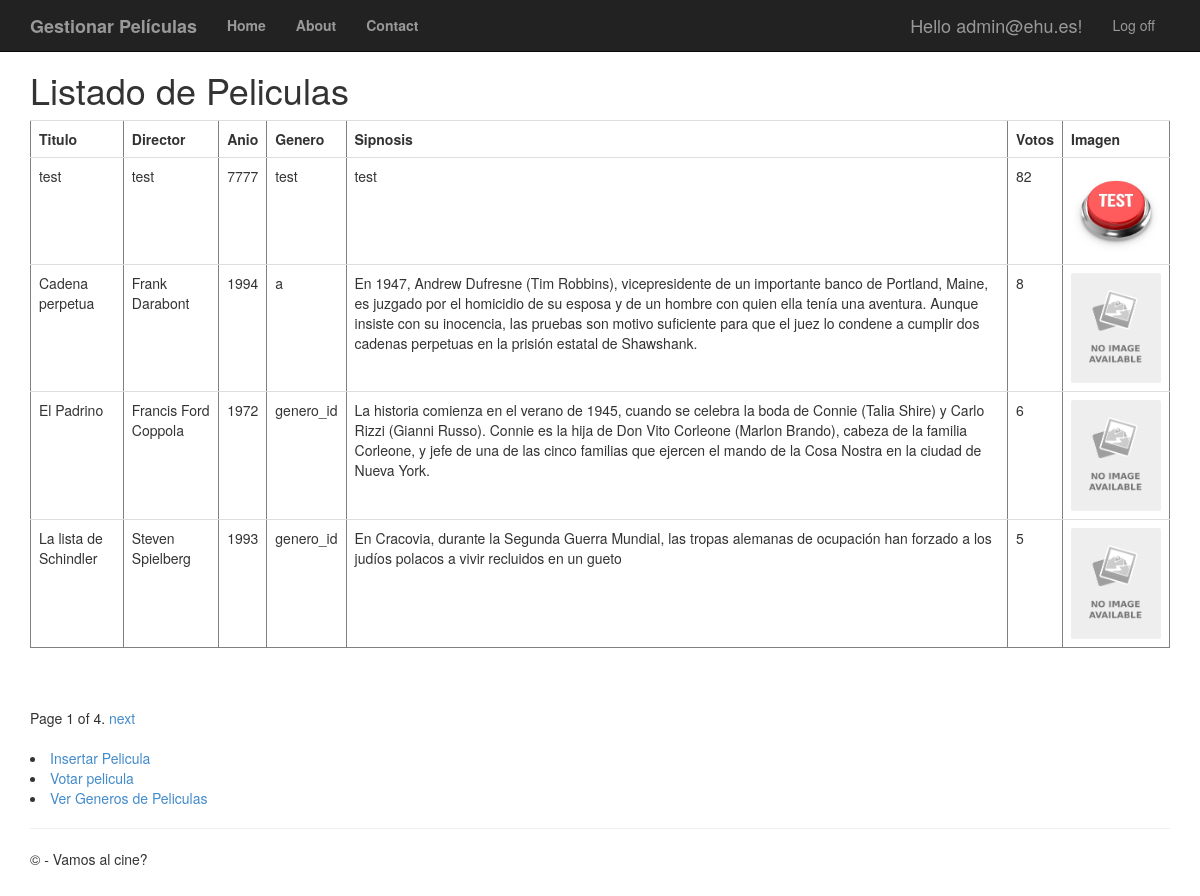
The page /peliculas/ (signed in) on the database its author committed.
### app/models.py (models this page shows, shortened)
class Pelicula(models.Model):
	titulo = models.CharField(max_length=100)
	direccion = models.CharField(max_length=60)
	anio = models.IntegerField(validators=[MaxValueValidator(99999999999)])
	genero = models.CharField(max_length=60)
	sinopsis = models.CharField(max_length=700)
	votos = models.IntegerField(validators=[MaxValueValidator(99999999999)])
	imagen = models.ImageField(upload_to = "images/", blank=True, null=True)

### app/views.py (the view)
# urls.py: path('peliculas/', views.peliculas, name='peliculas'),
def peliculas(request):
	if not request.user.is_authenticated:
		return HttpResponseRedirect('/login')
	else:
		film_lista = Pelicula.objects.all().order_by('-votos')
		paginator = Paginator(film_lista, 4) #Se indica que se mostraran 4 peliculas por pagina
		page = request.GET.get('page')
		try:
			pelis = paginator.page(page)
		except PageNotAnInteger:
			pelis = paginator.page(1)
		except EmptyPage:
			pelis = paginator.page(paginator.num_pages)
		return render(request, 'app/peliculas.html', {'pelis': pelis})

### app/templates/app/peliculas.html (shortened to what this page needs)
{% extends "app/layout.html"%}
{% block content %}
<h1>Listado de Peliculas</h1>
<table border='1' class="table">
	<tr><td><b>Titulo</b></td><td><b>Director</b></td><td><b>Anio</b></td><td><b>Genero</b></td><td><b>Sipnosis</b></td><td><b>Votos</b></td><td><b>Imagen</b></td></tr>
	{% for filma in pelis %}
	<tr>
		<td>{{ filma.titulo }}</td>
		<td>{{ filma.direccion }}</td>
		<td>{{ filma.anio }}</td>
		<td>{{ filma.genero }}</td>
		<td>{{ filma.sinopsis }}</td>
		<td>{{ filma.votos }}</td>
		<td><img src="{{ filma.imagen.url }}" width="90"/></td>
	</tr>
	{% endfor %}
</table>
<br />
{% if pelis.has_other_pages %}
<div class="pagination">
	<span class="step-links">
		<span class="current">
			Page {{ pelis.number }} of {{ pelis.paginator.num_pages }}.
		</span>
		{% if pelis.has_next %}
		<a href="?page={{ pelis.next_page_number }}">next</a>
		{% endif %}
	</span>
</div>
<br />
{% endif %}
{% if request.user.is_superuser %}
<li><a href="{% url 'new_pelicula' %}">Insertar Pelicula</a></li>
{% endif %}
<li><a href="{% url 'voto' %}">Votar pelicula</a></li>
<li><a href="{% url 'generos' %}">Ver Generos de Peliculas</a></li>
{% endblock %}

### app/templates/app/loginpartial.html (shortened to what this page needs)
{% if user.is_authenticated %}
<form id="logoutForm" action="/logout/" method="post" class="navbar-right">
    <ul class="nav navbar-nav navbar-right">
        <li><span class="navbar-brand">Hello {{ user.username }}!</span></li>
        <li><a href="javascript:document.getElementById('logoutForm').submit()">Log off</a></li>
    </ul>
</form>
{% else %}
<ul class="nav navbar-nav navbar-right">
    <li><a href="{% url 'registro' %}">Registro</a></li>
    <li><a href="{% url 'login' %}">Login</a></li>
</ul>
{% endif %}

### app/static/app/content/site.css (style rules this page uses)
body { padding-top: 50px; padding-bottom: 20px; }

### rows shown on the page
Pelicula: titulo "test", direccion "test", anio "7777", genero "test", sinopsis "test", votos "82", imagen (picture)
Pelicula: titulo "Cadena perpetua", direccion "Frank Darabont", anio "1994", genero "a", sinopsis "En 1947, Andrew Dufresne (Tim Robbins), vicepresidente de un importante banco de Portland, Maine, es juzgado por el homicidio de su esposa y de un hombre con quien ella tenía una aventura. Aunque insiste con su inocencia, las pruebas son motivo suficiente para que el juez lo condene a cumplir dos cadenas perpetuas en la prisión estatal de Shawshank.", votos "8", imagen (placeholder picture)
Pelicula: titulo "El Padrino", direccion "Francis Ford Coppola", anio "1972", genero "genero_id", sinopsis "La historia comienza en el verano de 1945, cuando se celebra la boda de Connie (Talia Shire) y Carlo Rizzi (Gianni Russo). Connie es la hija de Don Vito Corleone (Marlon Brando), cabeza de la familia Corleone, y jefe de una de las cinco familias que ejercen el mando de la Cosa Nostra en la ciudad de Nueva York.", votos "6", imagen (placeholder picture)
Pelicula: titulo "La lista de Schindler", direccion "Steven Spielberg", anio "1993", genero "genero_id", sinopsis "En Cracovia, durante la Segunda Guerra Mundial, las tropas alemanas de ocupación han forzado a los judíos polacos a vivir recluidos en un gueto", votos "5", imagen (placeholder picture)

### other values the page prints
{{ user.username }} "admin@ehu.es"
{{ pelis.number }} "1"
{{ pelis.paginator.num_pages }} "4"
